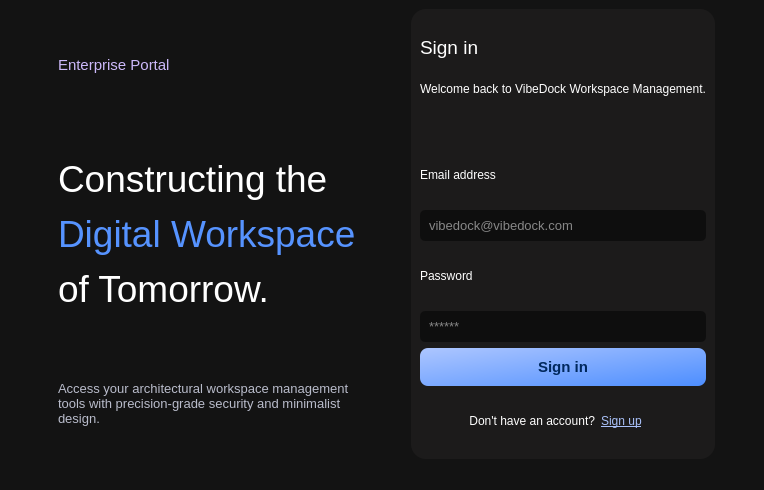
<?xml version="1.0" encoding="UTF-8"?>
<ui version="4.0">
 <class>MainWindow</class>
 <widget class="QMainWindow" name="MainWindow">
  <property name="geometry">
   <rect>
    <x>0</x>
    <y>0</y>
    <width>738</width>
    <height>490</height>
   </rect>
  </property>
  <property name="font">
   <font>
    <pointsize>10</pointsize>
   </font>
  </property>
  <property name="tabletTracking">
   <bool>false</bool>
  </property>
  <property name="windowTitle">
   <string>MainWindow</string>
  </property>
  <property name="styleSheet">
   <string notr="true">background-color: #131313;
color: white;</string>
  </property>
  <widget class="QWidget" name="centralwidget">
   <layout class="QHBoxLayout" name="horizontalLayout_3">
    <item>
     <spacer name="horizontalSpacer_4">
      <property name="orientation">
       <enum>Qt::Horizontal</enum>
      </property>
      <property name="sizeType">
       <enum>QSizePolicy::MinimumExpanding</enum>
      </property>
      <property name="sizeHint" stdset="0">
       <size>
        <width>40</width>
        <height>20</height>
       </size>
      </property>
     </spacer>
    </item>
    <item>
     <widget class="QWidget" name="widget_4" native="true">
      <layout class="QVBoxLayout" name="verticalLayout_2">
       <item>
        <widget class="QLabel" name="label">
         <property name="font">
          <font>
           <pointsize>11</pointsize>
          </font>
         </property>
         <property name="styleSheet">
          <string notr="true">color: #ccb9fa;</string>
         </property>
         <property name="text">
          <string>Enterprise Portal</string>
         </property>
        </widget>
       </item>
       <item>
        <spacer name="verticalSpacer">
         <property name="orientation">
          <enum>Qt::Vertical</enum>
         </property>
         <property name="sizeType">
          <enum>QSizePolicy::Fixed</enum>
         </property>
         <property name="sizeHint" stdset="0">
          <size>
           <width>20</width>
           <height>40</height>
          </size>
         </property>
        </spacer>
       </item>
       <item>
        <widget class="QLabel" name="label_10">
         <property name="font">
          <font>
           <pointsize>28</pointsize>
          </font>
         </property>
         <property name="styleSheet">
          <string notr="true"/>
         </property>
         <property name="text">
          <string>&lt;html&gt;&lt;head/&gt;&lt;body&gt;&lt;p&gt;&lt;span style=&quot; color:#FFFFFF;&quot;&gt;Constructing the&lt;/span&gt;&lt;/p&gt;&lt;p&gt;&lt;span style=&quot; color:#5693ff;&quot;&gt;Digital Workspace&lt;/span&gt;&lt;/p&gt;&lt;p&gt;&lt;span style=&quot; color:#FFFFFF;&quot;&gt;of Tomorrow.&lt;/span&gt;&lt;/p&gt;&lt;/body&gt;&lt;/html&gt;</string>
         </property>
        </widget>
       </item>
       <item>
        <spacer name="verticalSpacer_2">
         <property name="orientation">
          <enum>Qt::Vertical</enum>
         </property>
         <property name="sizeType">
          <enum>QSizePolicy::Fixed</enum>
         </property>
         <property name="sizeHint" stdset="0">
          <size>
           <width>20</width>
           <height>40</height>
          </size>
         </property>
        </spacer>
       </item>
       <item>
        <widget class="QLabel" name="label_12">
         <property name="font">
          <font>
           <pointsize>10</pointsize>
          </font>
         </property>
         <property name="styleSheet">
          <string notr="true">color: #b9bccb;</string>
         </property>
         <property name="text">
          <string>Access your architectural workspace management tools with precision-grade security and minimalist design.</string>
         </property>
         <property name="wordWrap">
          <bool>true</bool>
         </property>
        </widget>
       </item>
      </layout>
     </widget>
    </item>
    <item>
     <spacer name="horizontalSpacer_2">
      <property name="orientation">
       <enum>Qt::Horizontal</enum>
      </property>
      <property name="sizeType">
       <enum>QSizePolicy::Fixed</enum>
      </property>
      <property name="sizeHint" stdset="0">
       <size>
        <width>40</width>
        <height>20</height>
       </size>
      </property>
     </spacer>
    </item>
    <item>
     <widget class="QWidget" name="widget" native="true">
      <property name="styleSheet">
       <string notr="true">background-color: #1c1b1b;
border: 1px;
border-radius: 15px;
</string>
      </property>
      <layout class="QVBoxLayout" name="verticalLayout">
       <item>
        <widget class="QLabel" name="label_5">
         <property name="font">
          <font>
           <pointsize>14</pointsize>
          </font>
         </property>
         <property name="styleSheet">
          <string notr="true">color: white;</string>
         </property>
         <property name="text">
          <string>Sign in</string>
         </property>
         <property name="alignment">
          <set>Qt::AlignLeading|Qt::AlignLeft|Qt::AlignVCenter</set>
         </property>
        </widget>
       </item>
       <item>
        <widget class="QLabel" name="label_6">
         <property name="styleSheet">
          <string notr="true">color: white;</string>
         </property>
         <property name="text">
          <string>Welcome back to VibeDock Workspace Management.</string>
         </property>
         <property name="alignment">
          <set>Qt::AlignLeading|Qt::AlignLeft|Qt::AlignTop</set>
         </property>
        </widget>
       </item>
       <item>
        <widget class="QLabel" name="label_2">
         <property name="styleSheet">
          <string notr="true">color: white;</string>
         </property>
         <property name="text">
          <string>Email address</string>
         </property>
        </widget>
       </item>
       <item>
        <widget class="QLineEdit" name="lineEmail">
         <property name="font">
          <font>
           <pointsize>10</pointsize>
          </font>
         </property>
         <property name="styleSheet">
          <string notr="true">color: white;
background-color: #0e0e0e;
border-radius: 5;
padding: 7;</string>
         </property>
         <property name="text">
          <string/>
         </property>
         <property name="placeholderText">
          <string>vibedock@vibedock.com</string>
         </property>
        </widget>
       </item>
       <item>
        <widget class="QLabel" name="label_4">
         <property name="tabletTracking">
          <bool>true</bool>
         </property>
         <property name="styleSheet">
          <string notr="true">color: white;</string>
         </property>
         <property name="text">
          <string>Password</string>
         </property>
        </widget>
       </item>
       <item>
        <widget class="QLineEdit" name="linePassword">
         <property name="font">
          <font>
           <pointsize>10</pointsize>
          </font>
         </property>
         <property name="styleSheet">
          <string notr="true">color: white;
border-radius: 5;
background-color: #0e0e0e;
padding: 7;</string>
         </property>
         <property name="text">
          <string/>
         </property>
         <property name="echoMode">
          <enum>QLineEdit::Password</enum>
         </property>
         <property name="placeholderText">
          <string>******</string>
         </property>
        </widget>
       </item>
       <item>
        <widget class="QPushButton" name="btnSignIn">
         <property name="font">
          <font>
           <pointsize>11</pointsize>
           <weight>75</weight>
           <bold>true</bold>
          </font>
         </property>
         <property name="styleSheet">
          <string notr="true">QPushButton {
    background: qlineargradient(x1:0, y1:0, x2:1, y2:1, stop:0 #adc6ff, stop:1 #4d8eff);
    color: #00285d;
    font-weight: bold;
    border-radius: 8px;
    padding: 10px;
    border: none;
}

QPushButton:hover {
    background: qlineargradient(x1:0, y1:0, x2:1, y2:1, stop:0 #c2d5ff, stop:1 #66a1ff);
    color: #001a3d;
}

QPushButton:pressed {
    background: qlineargradient(x1:0, y1:0, x2:1, y2:1, stop:0 #8aa9ff, stop:1 #3b76e0);
    padding-left: 12px;
    padding-top: 12px;
}</string>
         </property>
         <property name="text">
          <string>Sign in</string>
         </property>
        </widget>
       </item>
       <item>
        <widget class="QWidget" name="widget_3" native="true">
         <layout class="QHBoxLayout" name="horizontalLayout_2">
          <item>
           <spacer name="horizontalSpacer">
            <property name="orientation">
             <enum>Qt::Horizontal</enum>
            </property>
            <property name="sizeType">
             <enum>QSizePolicy::Fixed</enum>
            </property>
            <property name="sizeHint" stdset="0">
             <size>
              <width>40</width>
              <height>20</height>
             </size>
            </property>
           </spacer>
          </item>
          <item>
           <widget class="QLabel" name="label_8">
            <property name="styleSheet">
             <string notr="true">color: white;</string>
            </property>
            <property name="text">
             <string>Don't have an account?</string>
            </property>
            <property name="alignment">
             <set>Qt::AlignRight|Qt::AlignTrailing|Qt::AlignVCenter</set>
            </property>
           </widget>
          </item>
          <item>
           <widget class="QPushButton" name="btnSignUp">
            <property name="font">
             <font>
              <underline>true</underline>
             </font>
            </property>
            <property name="tabletTracking">
             <bool>false</bool>
            </property>
            <property name="layoutDirection">
             <enum>Qt::LeftToRight</enum>
            </property>
            <property name="styleSheet">
             <string notr="true">background-color: #1c1b1b;
border-radius: 0;
color: #a9c1f9;
text-align: left;</string>
            </property>
            <property name="text">
             <string>Sign up</string>
            </property>
           </widget>
          </item>
         </layout>
        </widget>
       </item>
      </layout>
     </widget>
    </item>
    <item>
     <spacer name="horizontalSpacer_3">
      <property name="orientation">
       <enum>Qt::Horizontal</enum>
      </property>
      <property name="sizeType">
       <enum>QSizePolicy::MinimumExpanding</enum>
      </property>
      <property name="sizeHint" stdset="0">
       <size>
        <width>40</width>
        <height>20</height>
       </size>
      </property>
     </spacer>
    </item>
   </layout>
  </widget>
  <widget class="QMenuBar" name="menubar">
   <property name="geometry">
    <rect>
     <x>0</x>
     <y>0</y>
     <width>738</width>
     <height>21</height>
    </rect>
   </property>
  </widget>
  <widget class="QStatusBar" name="statusbar"/>
 </widget>
 <resources/>
 <connections/>
</ui>
